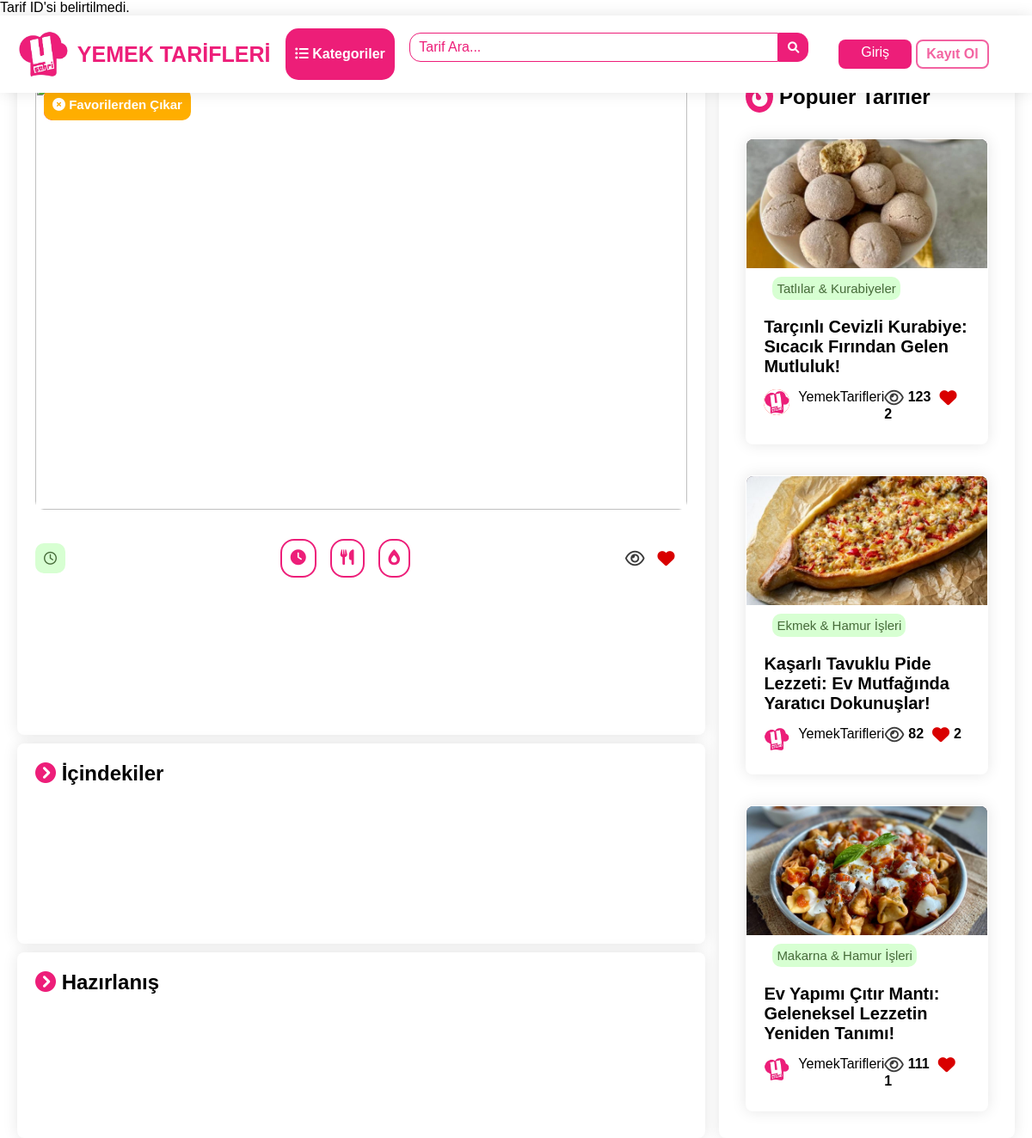
The page /tarif.php on the database its author committed.
### tables this page shows
CREATE TABLE `tema_ayarlari` (
  `id` int(11) NOT NULL,
  `logo` varchar(255) DEFAULT NULL,
  `site_adi` varchar(255) DEFAULT NULL,
  `slogan` varchar(255) DEFAULT NULL,
  `intro_gorsel` varchar(255) DEFAULT NULL
);

CREATE TABLE `tarifler` (
  `tarif_id` int(11) NOT NULL,
  `kategori_ad` varchar(50) NOT NULL,
  `kategori_url` varchar(255) NOT NULL,
  `baslik` varchar(100) NOT NULL,
  `sure` varchar(255) DEFAULT NULL,
  `boyut` varchar(20) DEFAULT NULL,
  `kalori` varchar(255) DEFAULT NULL,
  `resim` varchar(255) DEFAULT NULL,
  `url` varchar(255) DEFAULT NULL,
  `icindekiler` text DEFAULT NULL,
  `hazirlanis` text DEFAULT NULL,
  `tarih` text NOT NULL,
  `goruntulenme` int(11) NOT NULL,
  `fav` int(11) NOT NULL
);

### tema_baglanti.php (called while the page is built, shortened)
<?php
include ("database.php");
$sql = "SELECT * FROM tema_ayarlari";
$result = $conn->query($sql);
if(mysqli_num_rows($result) > 0){
    $row = mysqli_fetch_assoc($result);
    $logo = $row['logo'];
    $site_adi = $row['site_adi'];
}
?>

### tarif.php (the view, shortened to what this page needs)
<?php
include("database.php");
include("tema_baglanti.php");
?>
<!DOCTYPE html>
<html lang="en">
<head>
    <link rel="stylesheet" href="style.css">
      <link rel="stylesheet" href="https://pro.fontawesome.com
      /releases/v6.0.0-beta1/css/all.css" />
    <link rel="stylesheet" href="media.css">
</head>
<body>
<?php require ("header.php"); ?>
<br>
<div class="containerx">
        <br><br>
        <div class="tarif-sayfa">
            <div class="tarif-icerik">
                <div class="tarif-gorsel">
                    <div >
                    <a style="display:<?php echo $favoricikar; ?>;"
                    class="fav-eklecikar" href="favorilere-ekle.php?tarif_id=<?php echo $tarif_id_zx ?>">
                                    <div class="fav-in">
                                    </div>
                    </a>
                    <a style="display:<?php echo $favoriekle; ?>;"
                    class="fav-eklecikar" href="favorilerden-cikar.php?tarif_id=<?php echo $tarif_id_zx ?>">
                                    <div class="fav-in2">
                                        <i class="fas fa-times-circle"></i>
                                         Favorilerden Çıkar
                                    </div>
                    </a>
                            <img class="tarif-gorsel_in" src="<?php echo $resim_zx ?>" alt="">
                    </div>
                    <br>
                    <div class="detays">
                        <div class="tarih">
                            <div class="tarih-div">
                                <i class="far fa-clock"></i> <?php echo $tarih_zx ?>
                            </div>
                        </div>
                        <div class="tarif-ekbilgiler">
                            <ul>
                                <li><i class="fas fa-clock"></i> <?php echo $sure_zx ?></li>
                                <li><i class="fas fa-utensils"></i> <?php echo $boyut_zx ?></li>
                                <li><i class="fas fa-burn"></i> <?php echo $kalori_zx ?></li>
                            </ul>
                        </div>
                        <div class="favgor">
                            <i class="far fa-eye"></i> <span><?php echo $goruntulenme_zx ?></span>
                            <i class="fas fa-heart"></i> <span><?php echo $fav_zx ?></span>
                        </div>
                    </div>
                </div>
                <div class="icindekiler">
                        <h2><i class="fas fa-chevron-circle-right"></i> İçindekiler</h2>
                </div>
                <div class="hazirlanis">
                    <h2><i class="fas fa-chevron-circle-right"></i> Hazırlanış</h2>
                </div>
            </div>
            <div class="populerler-sutun">
                <h2><span><i class="fas fa-fire-alt"></i></span> Popüler Tarifler</h3>
                <ul>
                <?php
                    include("database.php");
                    $query = "SELECT * FROM tarifler LIMIT 4";
                    $result = mysqli_query($conn, $query);
                    if (mysqli_num_rows($result) > 0) {
                        while ($row = mysqli_fetch_assoc($result)) {
                            echo "<li class='tarif-card'>";
                            echo "<div class='img-div'>";
                            echo "<img class='img-div' src='" . $row["resim"] . "' alt=''>";
                            echo "</div>";
                            echo "<div class='tarif-content'>";
                            echo "<h2 class='tarif-kategori'>" . $row["kategori_ad"] . "</h2>";
                            echo "<h1 class='tarif-baslik'>
                            <a href='tarif.php?tarif_id=" . $row['tarif_id'] . "'>" . $row["baslik"] . "</a>
                            </h1>";
                            echo "<div class='tarif-card_bottom'>";
                            echo "<div class='yazar'>";
                            echo "<img src='yemeksehri.jpeg' alt=''>";
                            echo "YemekTarifleri";
                            echo "<div class='degerlendirme'>";
                            echo "<div class='favgor'>
                                        <i class='far fa-eye'></i> <span>" . $row["goruntulenme"] . "</span>
                                        <i class='fas fa-heart'></i> <span>" . $row["fav"] . "</span>";
                            echo "</div>";
                            echo "</div>";
                            echo "</div>";
                            echo "</div>";
                            echo "</div>";
                            echo "</li>";
                        }
                    } else {
                        echo "Henüz hiç tarif eklenmemiş.";
                    }
                    ?>
                </ul>
            </div>
        </div>
    </div>
</body>
</html>

### a-header.php (shortened to what this page needs)
<?php
require ("database.php");
include ("tema_baglanti.php");
?>
<!DOCTYPE html>
<html lang="en">
<head>
    <link rel="stylesheet" href="style.css">
	<link rel="stylesheet" href="https://pro.fontawesome.com/releases/v6.0.0-beta1/css/all.css" />
    <link rel="stylesheet" href="media.css"><title>Card Layout</title>
</head>
<body>
<header style="display: <?php echo $display; ?>">
        <div class="header_1">
              <div class="logo">
              <a href="./index.php">
              <img src="<?php echo $logo ?>" alt="">
              <span><?php echo $site_adi ?></span>
              </a>
            </div>
            <button class="h-kategoriler_btn " id="header-kategoriler"><i class="fas fa-list-ul"></i> Kategoriler</button>
            <div class="search-bar">
              <form action="search.php" method="get">
                  <input type="text" name="search" placeholder="Tarif Ara...">
                  <button type="submit"><i class="fas fa-search"></i></button>
              </form>
          </div>
            <div class="login-register">
              <a class="btn-lr login" href="giris.php">Giriş</a>
              <a class="btn-lr register" href="kayit-ol.php">Kayıt Ol</a>
            </div>
        </div>
</header>
</body>
</html>

### a-header.php (style rules this page uses)
.header_1 { display:flex; }
.h-kategoriler_btn { transition: all 200ms; }
header { display:block !important; }

### rows shown on the page
tema_ayarlari: logo (picture), site_adi "YEMEK TARİFLERİ"
tarifler: resim (picture), kategori_ad "Tatlılar & Kurabiyeler", baslik "Tarçınlı Cevizli Kurabiye: Sıcacık Fırından Gelen Mutluluk!", goruntulenme "123", fav "2"
tarifler: resim (picture), kategori_ad "Ekmek & Hamur İşleri", baslik "Kaşarlı Tavuklu Pide Lezzeti: Ev Mutfağında Yaratıcı Dokunuşlar!", goruntulenme "82", fav "2"
tarifler: resim (picture), kategori_ad "Makarna & Hamur İşleri", baslik "Ev Yapımı Çıtır Mantı: Geleneksel Lezzetin Yeniden Tanımı!", goruntulenme "111", fav "1"
